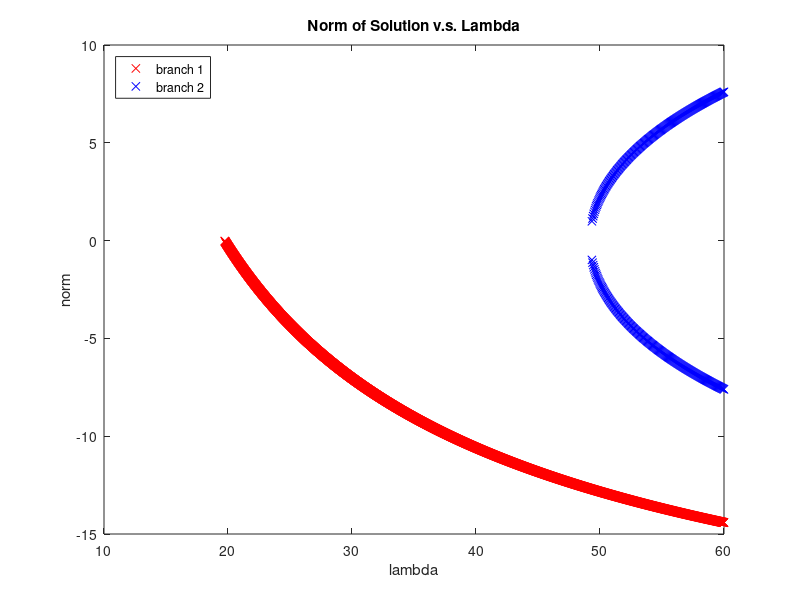

This chart was generated by the following MATLAB code:
load data.mat;

plot(Unorms1_x, Unorms1_y, 'rx');
hold on;
plot(Unorms2_x, Unorms2_y, 'bx');
plot(Unorms3_x, Unorms3_y, 'bx');
title('Norm of Solution v.s. Lambda');
legend('branch 1', 'branch 2', 'location', 'northwest');
xlabel('lambda');
ylabel('norm');
hold off;